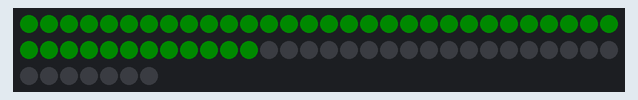
Bench run of a sketch on a simulated Arduino Nano, built with avr-gcc and run on an emulated ATmega328P. Shown: 67 RGB LEDs in strip order, left to right, continuing on the next row. Dim RGB values are drawn brighter than linear; what the sketch prints to the serial monitor is not drawn.

Above: at 0.5 s.

The sketch:

Leitura_Radar_LD306.ino
```cpp
//////////////////////////////////////////////////////////////////////////////////////////////////////////////
//                                        Lombada eletrônica
//
//   build 18/03/2025 by Raul
//  v0.7
//  Arduino IDE 2.3.3
//  platform = atmelavr
//  board = nanoatmega328
//  framework = Arduino IDE 2.3.3
//       @site:www.autorobotica.sp@gmail.com
//       @email: raulstar3@gmail.com ,
//       www.linkedin.com/in/raulstar/, Instagram: @raulstar3,github.com/raulstar
//
//  consiste em um radar de microondas LDS 306s de  21,1 GHz, e se comunica com o Arduino NANO atmega328p via interface RS 485,
//  usando uma fita LED interessada ws2811, são emulados um display de 7 segmento que exibe a velocidade.
//////////////////////////////////////////////////////////////////////////////////////////////////////////////
#include <SoftwareSerial.h>  //1.0
#include <FastLED.h>         //FastLED 3.9.15
#define NUM_LEDS 67
#define DATA_PIN 4
#define um 3
#define alerta 2

//////////////////////////////////////////////////////////////////////////////////////////////////////////////
// variáveis
int vermelho = 0;
int verde = 255;
int azul = 0;
int velocidade_varre = 10;
int leitura = 0;
int comtador;
int temp = 0;
char seguimento;
int brightness = 10;
int velocidade_minima = 2;
unsigned long limpaDisplay = 3000;
int contagem = 0;
int velocidade = 0;
unsigned long tempo = 0;
const unsigned long reinicioContagem = 1000;

CRGB leds[NUM_LEDS];
SoftwareSerial mySerial(3, 2);

//////////////////////////////////////////////////////////////////////////////////////////////////////////////
// prototipo Funções
void Unidade(int nun);
void Decodifica(int numero);
void Seguimento(bool multiplo, char s);
void contaTempo(void);
void Numero(int);
void Radar(void);
bool Manual(void);
void Envia(void);
void teste(void);
void CalculaVelocidade(int leitura, int reinicioContagem, int _contagem);

//////////////////////////////////////////////////////////////////////////////////////////////////////////////
// Confiruração
void setup() {
  FastLED.addLeds<WS2811, DATA_PIN>(leds, NUM_LEDS);
  FastLED.setBrightness(brightness);
  FastLED.clear();
  mySerial.begin(9600);
  Serial.begin(115200);
  Serial.println("Pronto");
  Decodifica(88);
  delay(50);
  FastLED.clear();
  digitalWrite(alerta, HIGH);
  digitalWrite(um, HIGH);
  digitalWrite(um, LOW);
  digitalWrite(alerta, LOW);
}

//////////////////////////////////////////////////////////////////////////////////////////////////////////////
// Loop Principal
void loop() {
  //delay(100);
  //Decodifica(10);
  //vermelho = 255, verde = 0, azul = 0;
  //Seguimento(1, 'h');

  Radar();
  contaTempo();
  //Serial.println(leitura);
}

//////////////////////////////////////////////////////////////////////////////////////////////////////////////
//Funçoes
void Seguimento(int multiplo, char s) {
  int digito = 0;

  if (multiplo == 1) digito = 21;
  switch (s) {

    case 'a':
      for (int i = 0; i < 3; i++) {
        leds[i + digito] = CRGB(azul, verde, vermelho);
        //Serial.print(i);
        FastLED.show();
        delay(velocidade_varre);
      }
      break;

    case 'b':
      for (int i = 3; i < 6; i++) {
        leds[i + digito] = CRGB(azul, verde, vermelho);
        //Serial.print(i);
        FastLED.show();
        delay(velocidade_varre);
      }
      break;

    case 'c':
      for (int i = 3; i < 9; i++) {
        leds[i + digito] = CRGB(azul, verde, vermelho);
        FastLED.show();
        //delay(velocidade_varre);
      }
      break;
    case 'd':
      for (int i = 9; i < 12; i++) {
        leds[i + digito] = CRGB(azul, verde, vermelho);
        FastLED.show();
        delay(velocidade_varre);
      }
      break;
    case 'e':
      for (int i = 12; i < 15; i++) {
        leds[i + digito] = CRGB(azul, verde, vermelho);
        FastLED.show();
        delay(velocidade_varre);
      }
      break;
    case 'f':
      for (int i = 15; i < 18; i++) {
        leds[i + digito] = CRGB(azul, verde, vermelho);
        FastLED.show();
        delay(velocidade_varre);
      }
      break;
    case 'g':
      for (int i = 18; i < 21; i++) {
        leds[i + digito] = CRGB(azul, verde, vermelho);
        FastLED.show();
        delay(velocidade_varre);
      }
      break;
    case 'h':
      for (int i = 21; i < 28; i++) {  //  for (int i = 42; i < 51; i++) {
        leds[i + digito] = CRGB(azul, verde, vermelho);
        FastLED.show();
        delay(velocidade_varre);
      }
      break;
  }
}

//////////////////////////////////////////////////////////////////////////////////////////////////////////////
//
void Decodifica(int numero) {
  int multiplo = 0;
  int varredura = 2;
  int centena = 0;
  if (numero > 99) {
    numero = numero - 100;
    centena = 1;
  }
  //Serial.println(numero);
  int dezena = numero / 10;
  int unidade = numero % 10;

  numero = unidade;

  for (int i = 0; i < (varredura + 1); i++) {
    //int digito = unidade;
    switch (numero) {
      case 0:
        Seguimento(multiplo, 'a');
        Seguimento(multiplo, 'b');
        Seguimento(multiplo, 'c');
        Seguimento(multiplo, 'd');
        Seguimento(multiplo, 'e');
        Seguimento(multiplo, 'f');
        FastLED.show();
        break;
      case 1:
        Seguimento(multiplo, 'b');
        Seguimento(multiplo, 'c');
        FastLED.show();
        break;
      case 2:
        Seguimento(multiplo, 'a');
        Seguimento(multiplo, 'b');
        Seguimento(multiplo, 'd');
        Seguimento(multiplo, 'e');
        Seguimento(multiplo, 'g');
        FastLED.show();
        break;
      case 3:
        Seguimento(multiplo, 'a');
        Seguimento(multiplo, 'b');
        Seguimento(multiplo, 'c');
        Seguimento(multiplo, 'd');
        Seguimento(multiplo, 'g');
        FastLED.show();
        break;
      case 4:
        Seguimento(multiplo, 'b');
        Seguimento(multiplo, 'c');
        FastLED.show();
        break;
      case 5:
        Seguimento(multiplo, 'a');
        Seguimento(multiplo, 'c');
        Seguimento(multiplo, 'd');
        Seguimento(multiplo, 'f');
        Seguimento(multiplo, 'g');
        FastLED.show();
        break;
      case 6:
        Seguimento(multiplo, 'a');
        Seguimento(multiplo, 'c');
        Seguimento(multiplo, 'd');
        Seguimento(multiplo, 'e');
        Seguimento(multiplo, 'f');
        Seguimento(multiplo, 'g');
        break;
      case 7:
        Seguimento(multiplo, 'a');
        Seguimento(multiplo, 'b');
        Seguimento(multiplo, 'c');
        FastLED.show();
        break;
      case 8:
        Seguimento(multiplo, 'a');
        Seguimento(multiplo, 'b');
        Seguimento(multiplo, 'c');
        Seguimento(multiplo, 'd');
        Seguimento(multiplo, 'e');
        Seguimento(multiplo, 'f');
        Seguimento(multiplo, 'g');
        FastLED.show();
        break;
      case 9:
        Seguimento(multiplo, 'a');
        Seguimento(multiplo, 'b');
        Seguimento(multiplo, 'c');
        Seguimento(multiplo, 'd');
        Seguimento(multiplo, 'f');
        Seguimento(multiplo, 'g');
        FastLED.show();
        break;
        FastLED.show();
        break;
    }
    if (centena > 2) {
      Seguimento(multiplo, 'h');
      centena = 0;
    }
    if (dezena > 0) {
      multiplo = 1;
      numero = dezena;
    } else {
      multiplo = 0;
    }
  }
}
//////////////////////////////////////////////////////////////////////////////////////////////////////////////

void Envia() {

  int value = 0;
  int loop_time = 87;

  // escreve o resultado
  if (Serial.availableForWrite()) {
    String outstr = String(String(leitura, DEC) + "," + String(loop_time, DEC) + "," + String(value, DEC));
    Serial.println(outstr);
    Serial.flush();
  }
}

/////////////////////////////////////////////////////////////////////////////////////////
void Radar(void) {

  while (mySerial.available() >= 12) {  // Verifica se há 12 bytes disponíveis
    byte dados[12];                     // Array para armazenar os dados recebidos
    mySerial.readBytes(dados, 12);      // Lê 12 bytes da porta serial

    if (dados[1] == 85) {
      //Serial.print("leitura = ");
      //Serial.println(leitura);
      for (int i = 0; i < 12; i++) {
        leitura = dados[i];  // Converte o byte para inteiro
        //Serial.println(leitura);
        //Serial.print(" ");
        if (i == 6) {  // Imprime o sexto elemento do array
          contagem++;
         Serial.println(leitura);
          CalculaVelocidade(leitura, reinicioContagem, contagem);
          // //Decodifica(leitura);
        }
      }
    }
    //Serial.println("");
  }
}
//////////////////////////////////////////////////////////////////////////////////////////////////////////////

void CalculaVelocidade(int leitura, int reinicioContagem, int _contagem) {
  static int velocidades[3];
  static int passo = 0;
  static int ultimaLeitura = 0;
  int difetencaVelocidades = 10;

   //Serial.println(leitura);
  if (contagem) {
    //Serial.println(leitura);
    switch (passo) {
      case 0:
        velocidades[0] = leitura;
        ultimaLeitura = leitura;
        //Serial.println(leitura);
        passo = 1;
        break;
      case 1:
        if (contagem == 2) {
          velocidades[1] = leitura;
          if ((velocidades[1] <= (velocidades[0] + difetencaVelocidades))
              && (velocidades[1] >= (velocidades[0] - difetencaVelocidades))) {
            velocidade = (velocidades[0] + velocidades[1]) / 2;
            //Serial.println(contagem);
            tempo = 0;
            passo = 2;
            break;
          } else {
            tempo = 0;
            passo = 2;
            Serial.println("divergente");
          }
        }
        break;
      case 2:
        //Serial.println(tempo);
        if (tempo == reinicioContagem) {
          passo = 0;
          contagem = 0;
          velocidade = 0;
          velocidades[0] = 0;
          velocidades[1] = 0;
          velocidades[2] = 0;
          velocidades[3] = 0;
          Serial.println("aguardando");
        }
        break;
    }
  }
}


/////////////////////////////////////////////////////////////////////////////////////////
void contaTempo() {
  static unsigned long lastTime1 = 0;
  unsigned long currentTime = millis();  // guarda o tempo atual


  if ((currentTime - lastTime1) >= limpaDisplay) {  // verifica se já passaram 500ms desde a última mudança
    lastTime1 = currentTime;
    comtador++;
    vermelho = 0, verde = 0, azul = 0;
    FastLED.clear();
    Decodifica(0);
    temp = 0;
    //digitalWrite(alerta, LOW);
    //Serial.println("Zero");
  }
}
/////////////////////////////////////////////////////////////////////////////////////////
```

Measured:
- what the display in image 0 shows lasts 2.5 s, from 0.5 s to 3.0 s
